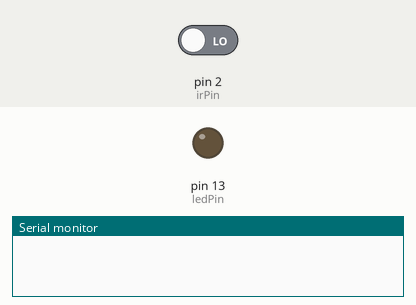
The sketch below on a simulated Arduino Uno, built with avr-gcc and run on an emulated ATmega328P. On the bench: output pins drawn as LEDs (lit = HIGH), the last lines printed to the serial monitor. The inputs (shaded band) are chosen by the test bench; at power-on: pin 2 (irPin) LOW.

Above: at 1.2 s.
1.3 s: pin 2 (irPin) driven HIGH
2.8 s: pin 2 (irPin) driven LOW
At 4.2 s:
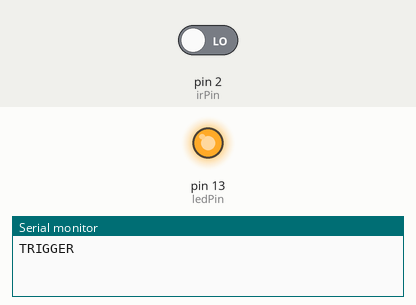
Timing chart, 0 to 5.8 s (numbered marks = the images above; inputs shaded):
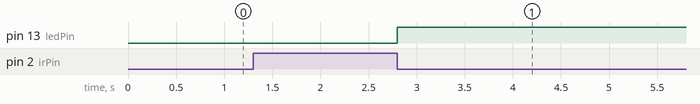

Measured:
- after the input at 2.8 s, pin 13 (ledPin): LOW → HIGH at once

The sketch:

usb.ino
```cpp
const int irPin = 2;
const int ledPin = LED_BUILTIN;

bool triggered = false;  // Keeps track of trigger state

void setup() {
  Serial.begin(9600);
  pinMode(irPin, INPUT);
  pinMode(ledPin, OUTPUT);
}

void loop() {
  int sensorState = digitalRead(irPin);

  if (sensorState == HIGH && !triggered) {
    // Object just detected
    Serial.println("TRIGGER");
    triggered = true;
    digitalWrite(ledPin, LOW);  // LED off (optional visual cue)
  }
  else if (sensorState == LOW && triggered) {
    // Object no longer detected, reset trigger
    triggered = false;
    digitalWrite(ledPin, HIGH); // LED on
  }

  delay(50); // small debounce delay
}
```
